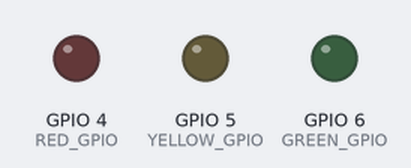
Simulated run of this program. Board: ESP32-S3. On the bench: output pins drawn as LEDs (lit = HIGH).

Above: at 0.1 s.
At 0.7 s:
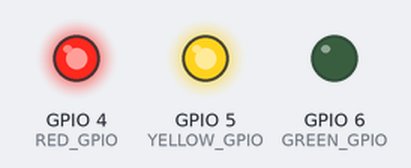
At 1.1 s:
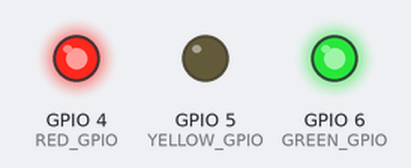
At 1.9 s:
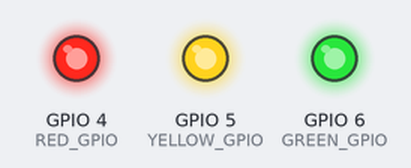
At 3.3 s:
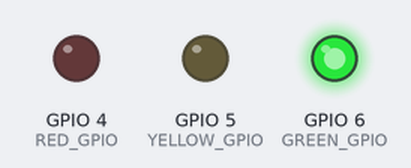
At 4.3 s:
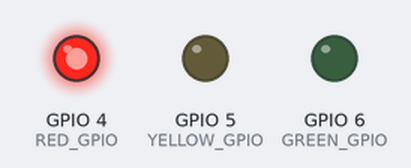
Timing chart, 0 to 4.6 s (numbered marks = the images above):
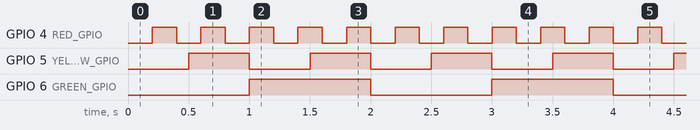

The program:

main.cpp
```cpp
#include <Arduino.h>

const int RED_GPIO = 4;
const int YELLOW_GPIO = 5;
const int GREEN_GPIO = 6;

const unsigned long RED_INTERVAL = 200;
const unsigned long YELLOW_INTERVAL = 500;
const unsigned long GREEN_INTERVAL = 1000;

unsigned long redTimer = 0;
unsigned long yellowTimer = 0;
unsigned long greenTimer = 0;

void setup() {
    Serial.begin(115200);

    pinMode(RED_GPIO, OUTPUT);
    pinMode(YELLOW_GPIO, OUTPUT);
    pinMode(GREEN_GPIO, OUTPUT);

    digitalWrite(RED_GPIO, LOW);
    digitalWrite(YELLOW_GPIO, LOW);
    digitalWrite(GREEN_GPIO, LOW);
}

void loop() {
    unsigned long now = millis();

    // RED
    if (now - redTimer >= RED_INTERVAL) {
        redTimer = now;
        digitalWrite(RED_GPIO, !digitalRead(RED_GPIO));
    }

    // YELLOW
    if (now - yellowTimer >= YELLOW_INTERVAL) {
        yellowTimer = now;
        digitalWrite(YELLOW_GPIO, !digitalRead(YELLOW_GPIO));
    }

    // GREEN
    if (now - greenTimer >= GREEN_INTERVAL) {
        greenTimer = now;
        digitalWrite(GREEN_GPIO, !digitalRead(GREEN_GPIO));
    }
}
```

Measured:
- by itself, GPIO 4 (RED_GPIO): alternates HIGH for 0.20 s and LOW for 0.20 s
- by itself, GPIO 5 (YELLOW_GPIO): alternates HIGH for 0.50 s and LOW for 0.50 s
- by itself, GPIO 6 (GREEN_GPIO): alternates HIGH for 1.0 s and LOW for 1.0 s
